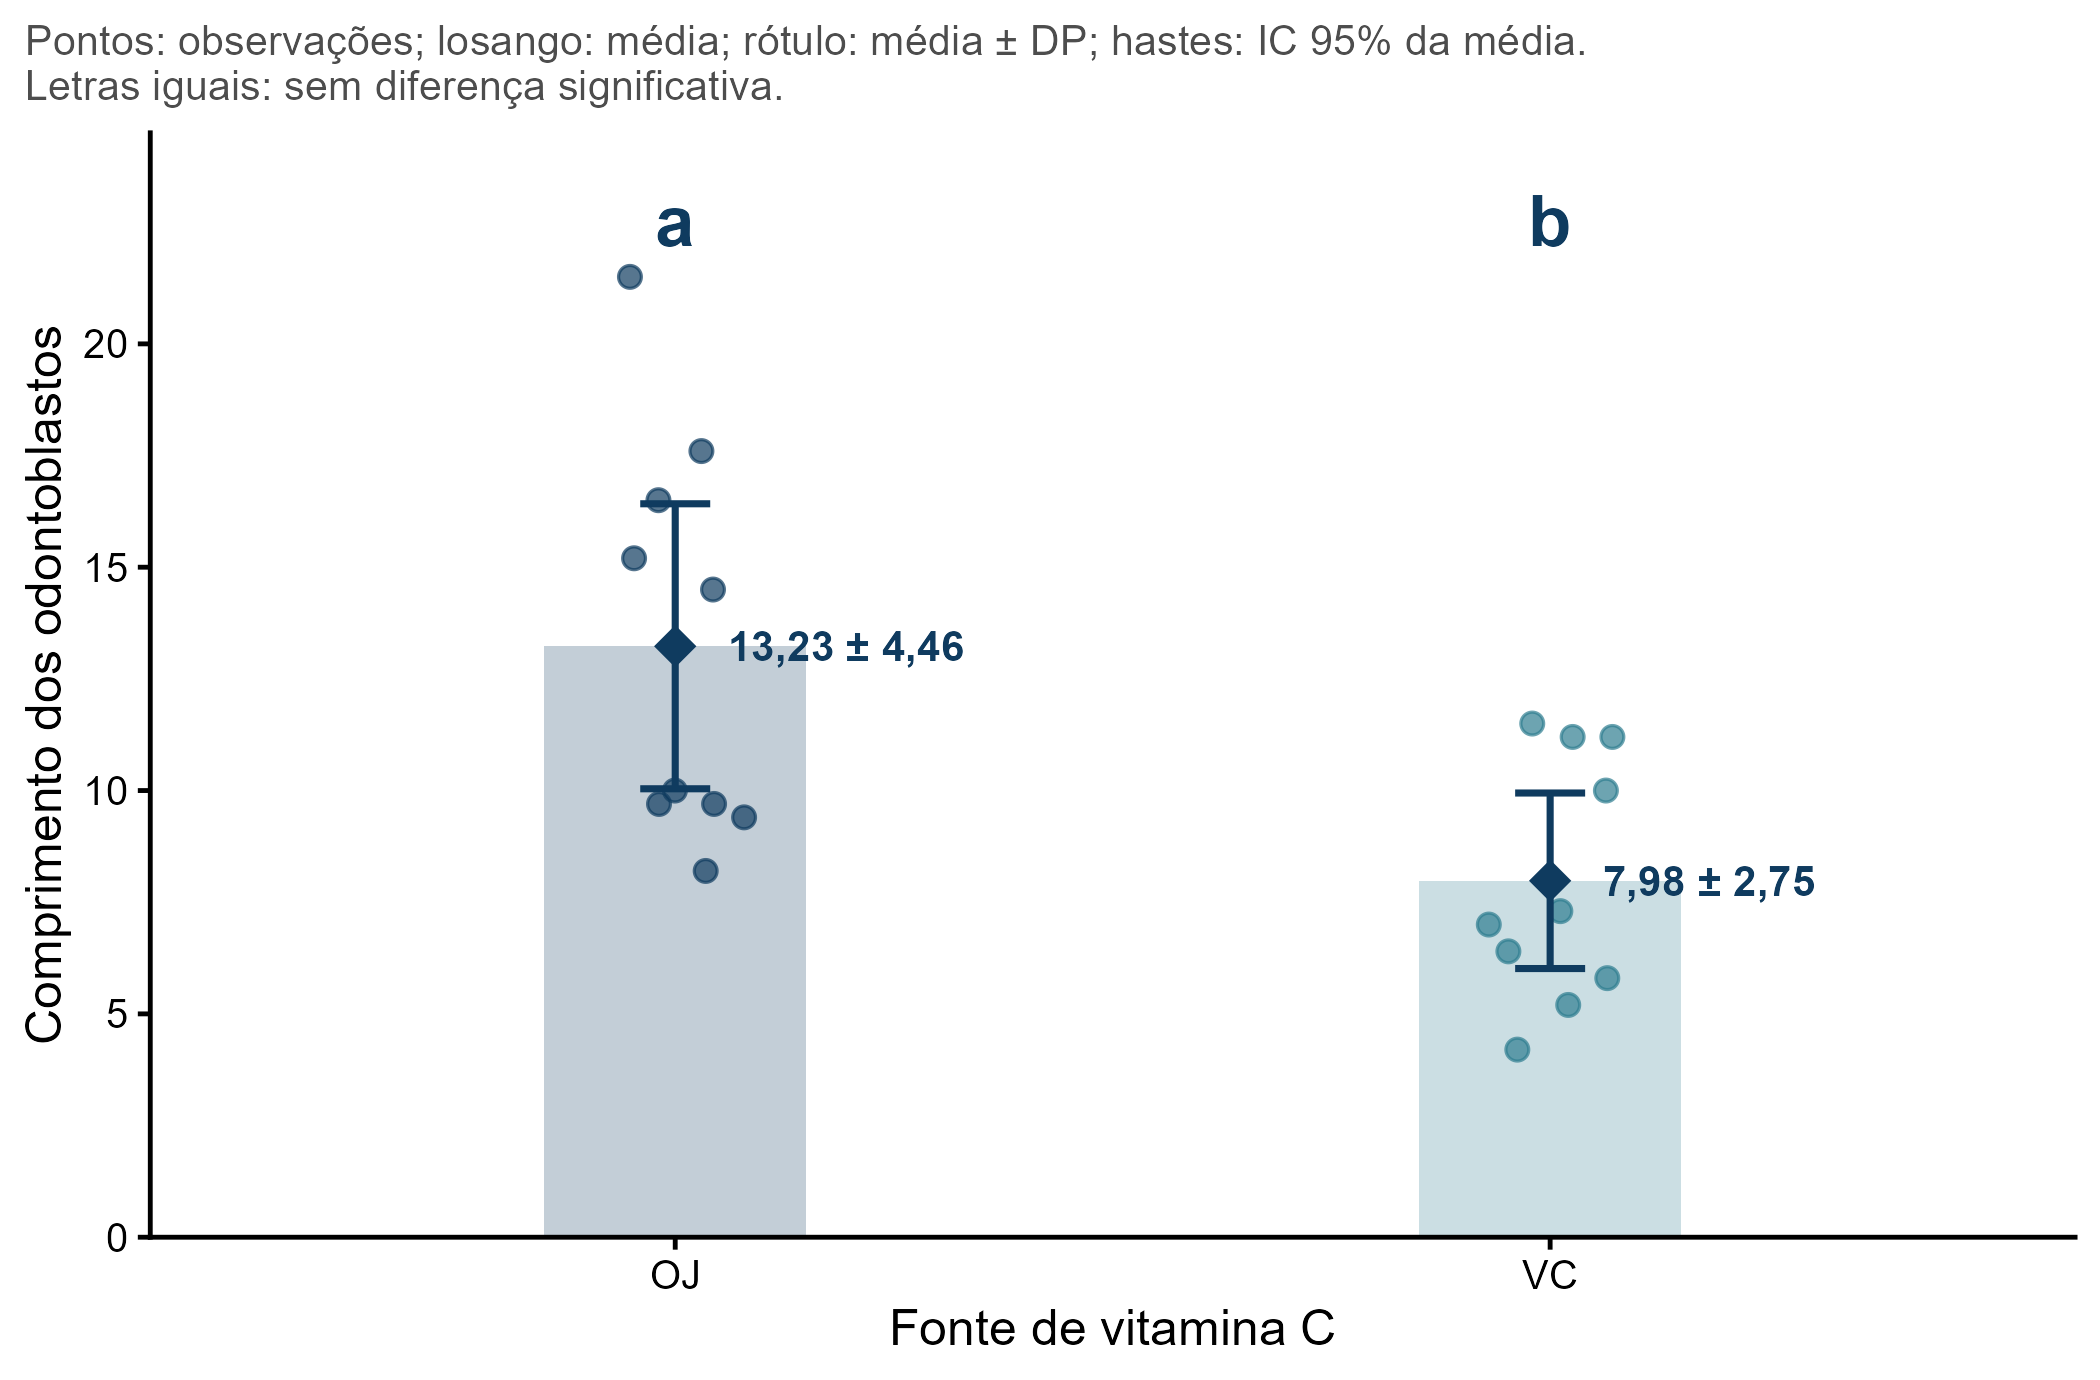

This chart was generated by the following R code:
# COMPARAÇÃO DE DUAS MÉDIAS COM A ClaRa: EXEMPLO
# x========================================================================x
# Pergunta: na menor dose de vitamina C, o crescimento dos dentes muda
#           conforme a fonte da vitamina?
# Dados: ToothGrowth, que já vem com o R. São 60 porquinhos-da-índia que
#        receberam vitamina C como suco de laranja (OJ) ou como ácido
#        ascórbico (VC), em três doses. Aqui usamos só a dose de 0,5 mg/dia:
#        10 animais em cada fonte.
# Com dois grupos, comparar_medias() faz o teste t de Welch no lugar da ANOVA.
# Rode a partir da raiz do projeto (abrindo o ClaRa.Rproj ou com Rscript):
#   Rscript exemplos/teste_t_dois_grupos.R

# 1. Preparar o ambiente ---------------------------------------------------
library(dplyr)
library(ggplot2)
source("R/clara.R", encoding = "UTF-8")

# Ficamos com a menor dose e damos nomes em português às colunas.
dentes <- ToothGrowth |>
  filter(dose == 0.5) |>
  rename(comprimento = len, fonte = supp)

# 2. Comparar as médias ----------------------------------------------------
resultado <- dentes |>
  comparar_medias(resposta = comprimento, grupos = fonte)

resultado

# 3. Medir o tamanho do efeito ---------------------------------------------
resultado |>
  medir_efeito()

# 4. Mostrar a comparação num gráfico --------------------------------------
resultado |>
  grafico_medias(rotulo_resposta = "Comprimento dos odontoblastos",
                 rotulo_grupos   = "Fonte de vitamina C")

# 5. Ver o código R por trás da ClaRa --------------------------------------
# Com mostrar_codigo = TRUE, a função imprime o código e depois o resultado.
dentes |>
  comparar_medias(resposta       = comprimento,
                  grupos         = fonte,
                  mostrar_codigo = TRUE)

# 6. Guardar a figura ------------------------------------------------------
# O ggsave() grava o último gráfico desenhado, o da seção 4.
ggsave("exemplos/teste_t_dois_grupos.png",
       width  = 7,
       height = 4.6,
       dpi    = 300,
       bg     = "white")

# 7. Ajustar o gráfico com o ggplot2 ---------------------------------------
# grafico_medias() devolve um gráfico do ggplot2: dá para continuar com +.
# Aqui trocamos os códigos OJ e VC por nomes e tiramos a explicação do topo.
resultado |>
  grafico_medias(rotulo_resposta = "Comprimento dos odontoblastos",
                 rotulo_grupos   = "Fonte de vitamina C") +
  scale_x_discrete(labels = c(OJ = "Suco de laranja",
                              VC = "Ácido ascórbico")) +
  labs(title = NULL)

# 8. Supor variâncias iguais (teste de Student) ----------------------------
# Se a exploração dos dados mostrou dispersões parecidas nos dois grupos,
# dá para pedir o teste de Student. O relatório inclui o Levene e avisa se
# ele rejeitar a igualdade das variâncias.
dentes |>
  comparar_medias(resposta          = comprimento,
                  grupos            = fonte,
                  variancias_iguais = TRUE)

# 9. Pedir ajuda -----------------------------------------------------------
# ajuda() lista as funções da ClaRa; ajuda(nome) explica uma delas.
ajuda()
ajuda(comparar_medias)
